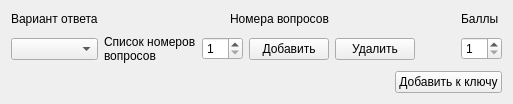
<?xml version="1.0" encoding="UTF-8"?>
<ui version="4.0">
 <class>AddGeneralAnswerOptionsPartOfKeyForm</class>
 <widget class="QWidget" name="AddGeneralAnswerOptionsPartOfKeyForm">
  <property name="geometry">
   <rect>
    <x>0</x>
    <y>0</y>
    <width>513</width>
    <height>104</height>
   </rect>
  </property>
  <property name="sizePolicy">
   <sizepolicy hsizetype="Preferred" vsizetype="Preferred">
    <horstretch>0</horstretch>
    <verstretch>0</verstretch>
   </sizepolicy>
  </property>
  <property name="windowTitle">
   <string>Добавления части ключа</string>
  </property>
  <layout class="QVBoxLayout" name="verticalLayout">
   <item>
    <layout class="QGridLayout" name="gridLayout">
     <item row="0" column="1">
      <widget class="QLabel" name="label_3">
       <property name="text">
        <string>Номера вопросов</string>
       </property>
       <property name="alignment">
        <set>Qt::AlignCenter</set>
       </property>
      </widget>
     </item>
     <item row="0" column="0">
      <widget class="QLabel" name="label_2">
       <property name="text">
        <string>Вариант ответа</string>
       </property>
      </widget>
     </item>
     <item row="0" column="2">
      <widget class="QLabel" name="label_4">
       <property name="text">
        <string>Баллы</string>
       </property>
      </widget>
     </item>
     <item row="1" column="0">
      <widget class="QComboBox" name="answerOption"/>
     </item>
     <item row="1" column="1">
      <layout class="QHBoxLayout" name="horizontalLayout" stretch="0,0,0,0,0">
       <item>
        <widget class="QLabel" name="questionNumbers">
         <property name="text">
          <string>Список номеров вопросов</string>
         </property>
         <property name="textFormat">
          <enum>Qt::RichText</enum>
         </property>
         <property name="wordWrap">
          <bool>true</bool>
         </property>
         <property name="textInteractionFlags">
          <set>Qt::LinksAccessibleByMouse</set>
         </property>
        </widget>
       </item>
       <item>
        <widget class="QSpinBox" name="questionNumber">
         <property name="minimum">
          <number>1</number>
         </property>
        </widget>
       </item>
       <item>
        <widget class="QPushButton" name="addQuestionNumberBtn">
         <property name="toolTip">
          <string>Добавить к ключу номер вопроса</string>
         </property>
         <property name="text">
          <string>Добавить</string>
         </property>
        </widget>
       </item>
       <item>
        <widget class="QPushButton" name="deleteQuestionNumberBtn">
         <property name="toolTip">
          <string>Удалить из ключа номер вопроса</string>
         </property>
         <property name="text">
          <string>Удалить</string>
         </property>
        </widget>
       </item>
       <item>
        <spacer name="horizontalSpacer">
         <property name="orientation">
          <enum>Qt::Horizontal</enum>
         </property>
         <property name="sizeHint" stdset="0">
          <size>
           <width>13</width>
           <height>32</height>
          </size>
         </property>
        </spacer>
       </item>
      </layout>
     </item>
     <item row="1" column="2">
      <widget class="QSpinBox" name="points">
       <property name="minimum">
        <number>1</number>
       </property>
      </widget>
     </item>
    </layout>
   </item>
   <item>
    <layout class="QHBoxLayout" name="horizontalLayout_2">
     <item>
      <spacer name="horizontalSpacer_2">
       <property name="orientation">
        <enum>Qt::Horizontal</enum>
       </property>
       <property name="sizeHint" stdset="0">
        <size>
         <width>40</width>
         <height>20</height>
        </size>
       </property>
      </spacer>
     </item>
     <item>
      <widget class="QPushButton" name="addPartOfKeyBtn">
       <property name="text">
        <string>Добавить к ключу</string>
       </property>
      </widget>
     </item>
    </layout>
   </item>
  </layout>
 </widget>
 <resources/>
 <connections/>
</ui>
